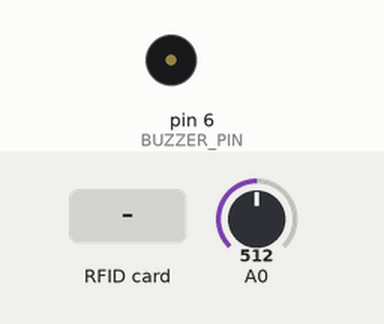
A sketch run on a simulated Arduino Nano, built with avr-gcc and run on an emulated ATmega328P. On the bench: buzzer (waves = sounding). The inputs (shaded band) are chosen by the test bench; at power-on: A0 = 512. Random numbers use the default seed unless the sketch sets one; EEPROM starts erased; no radio packets arrive unless stated; what the sketch prints to the serial monitor is not drawn.

Above: at 1.3 s.
1.4 s: RFID card 5E 7A 19 C4 held to the reader
At 1.69 s:
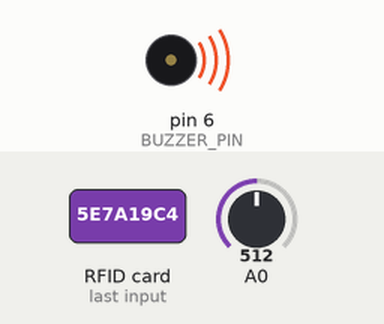
Timing chart, 0 to 4.4 s (numbered marks = the images above; inputs shaded):
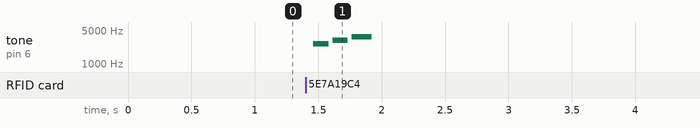

Measured:
- after the input at 1.4 s, tone on pin 6 (BUZZER_PIN): plays 2600 Hz for 0.12 s, 3100 Hz for 0.12 s, 3600 Hz for 0.16 s, starting after 0.06 s

The sketch:

rfid_reader.ino
```cpp
#include <Arduino.h>
#include <Wire.h>
#include <SPI.h>
#include <LoRa.h>
#include <Adafruit_PN532.h>
#include <EEPROM.h>

/* ===================== Unique ID (SCANNER_CODE) ===================== */
// Allowed characters: digits, uppercase letters, underscore
static const char kCharset[] = "0123456789ABCDEFGHIJKLMNOPQRSTUVWXYZ_";
static const uint8_t ID_LENGTH = 16;            // adjust length if you want
static const uint16_t EEPROM_MARK_ADDR = 0;     // 1 byte marker
static const uint16_t EEPROM_LEN_ADDR  = 1;     // 1 byte length
static const uint16_t EEPROM_ID_ADDR   = 2;     // ID bytes start here
static const uint8_t EEPROM_MARKER     = 0xA7;  // "has ID" marker

char SCANNER_CODE[ID_LENGTH + 1];               // global scanner code buffer

// Better entropy for Nano: sample A0 multiple times
static uint32_t readEntropy32() {
  uint32_t v = 0;
  for (int i = 0; i < 32; i++) {
    v <<= 1;
    v |= (analogRead(A0) & 0x01);
    delay(1);
  }
  return v ^ micros();
}

static void seedRng() {
  // Make sure A0 is floating or add a high impedance noise source
  randomSeed(readEntropy32());
}

static void generateId(char* out, uint8_t n) {
  for (uint8_t i = 0; i < n; i++) {
    int r = random(sizeof(kCharset) - 1); // exclude null terminator
    out[i] = kCharset[r];
  }
  out[n] = '\0';
}

static void saveIdToEeprom(const char* id, uint8_t n) {
  EEPROM.write(EEPROM_MARK_ADDR, EEPROM_MARKER);
  EEPROM.write(EEPROM_LEN_ADDR, n);
  for (uint8_t i = 0; i < n; i++) {
    EEPROM.write(EEPROM_ID_ADDR + i, id[i]);
  }
}

static bool loadIdFromEeprom(char* out, uint8_t n_expected) {
  if (EEPROM.read(EEPROM_MARK_ADDR) != EEPROM_MARKER) return false;
  uint8_t n = EEPROM.read(EEPROM_LEN_ADDR);
  if (n != n_expected) return false; // length mismatch -> regenerate
  for (uint8_t i = 0; i < n; i++) {
    out[i] = (char)EEPROM.read(EEPROM_ID_ADDR + i);
    // quick sanity check: must be in charset (skip strict check to save cycles)
  }
  out[n] = '\0';
  return true;
}

static void getOrCreateScannerCode(char* out, uint8_t n) {
  if (!loadIdFromEeprom(out, n)) {
    seedRng();
    generateId(out, n);
    saveIdToEeprom(out, n);
  }
}

/* ===================== LoRa wiring (Arduino Nano) ===================== */
// HW SPI: SCK=D13, MISO=D12, MOSI=D11
#define LORA_CS    10
#define LORA_RST    9
#define LORA_DIO0   2

/* ===================== PN532 (I2C) wiring ===================== */
// A4 = SDA, A5 = SCL
#define PN532_IRQ  -1      // polling; no IRQ pin
#define PN532_RST   3      // PN532 RSTO/RST -> D3
Adafruit_PN532 nfc(PN532_IRQ, PN532_RST, &Wire);

/* ===================== Buzzer ===================== */
// Passive buzzer (piezo) -> use tone(); Active buzzer -> drive HIGH/LOW
#define BUZZER_PIN       6
#define PASSIVE_BUZZER   1   // 1 = passive (tone), 0 = active (on/off)

// Louder pattern settings (you can tweak)
#define BUZZ_OK_CHIRP1_FREQ  2600
#define BUZZ_OK_CHIRP2_FREQ  3100
#define BUZZ_OK_CHIRP3_FREQ  3600
#define BUZZ_OK_CHIRP_MS     120   // each chirp duration
#define BUZZ_OK_GAP_MS        30

#define BUZZ_ERR_FREQ        1400
#define BUZZ_ERR_PULSE_MS      90
#define BUZZ_ERR_GAP_MS        70
#define BUZZ_ERR_REPEAT         3  // triple-beep error (more noticeable)

/* ===================== LoRa radio settings ===================== */
#define LORA_FREQ       433E6
#define LORA_BW         125E3
#define LORA_SF         7
#define LORA_CR         5
#define LORA_TX_POWER   17
#define LORA_SYNC_WORD  0x42   // all nodes must match

/* ===================== Addressing ===================== */
#define NET_ID     0xA1
#define MY_ID      0x01       // this sender
#define DEST_ID    0x02       // target receiver
#define BROADCAST  0xFF

/* ===================== Header ===================== */
struct __attribute__((packed)) MsgHdr {
  uint8_t net, dst, src, seq, len;
};
static uint8_t g_seq = 0;

/* ===================== Helpers ===================== */
static inline String hex2(uint8_t b){ char buf[3]; sprintf(buf, "%02X", b); return String(buf); }

bool sendTo(uint8_t destId, const uint8_t* data, uint8_t len) {
  MsgHdr h{ NET_ID, destId, MY_ID, g_seq++, len };
  if (!LoRa.beginPacket()) return false;
  LoRa.write((uint8_t*)&h, sizeof(h));
  LoRa.write(data, len);
  LoRa.endPacket();  // blocking send
  return true;
}

/* ===================== Buzzer patterns (louder) ===================== */
void buzz_on() {
#if PASSIVE_BUZZER
  // tone() will be called with specific frequencies below
#else
  digitalWrite(BUZZER_PIN, HIGH);
#endif
}
void buzz_off() {
#if PASSIVE_BUZZER
  noTone(BUZZER_PIN);
#else
  digitalWrite(BUZZER_PIN, LOW);
#endif
}

void buzz_ok_loud() {
#if PASSIVE_BUZZER
  // 3-chirp sweep across the typical piezo resonance band for perceived loudness
  tone(BUZZER_PIN, BUZZ_OK_CHIRP1_FREQ, BUZZ_OK_CHIRP_MS);
  delay(BUZZ_OK_CHIRP_MS + BUZZ_OK_GAP_MS);
  tone(BUZZER_PIN, BUZZ_OK_CHIRP2_FREQ, BUZZ_OK_CHIRP_MS);
  delay(BUZZ_OK_CHIRP_MS + BUZZ_OK_GAP_MS);
  tone(BUZZER_PIN, BUZZ_OK_CHIRP3_FREQ, BUZZ_OK_CHIRP_MS + 40);  // slightly longer final chirp
  delay(BUZZ_OK_CHIRP_MS + 40);
  noTone(BUZZER_PIN);
#else
  // Active buzzer: longer ON time and repeat for higher perceived loudness
  for (int i = 0; i < 2; i++) {
    digitalWrite(BUZZER_PIN, HIGH);
    delay(180);
    digitalWrite(BUZZER_PIN, LOW);
    delay(60);
  }
#endif
}

void buzz_error_loud() {
#if PASSIVE_BUZZER
  for (int i = 0; i < BUZZ_ERR_REPEAT; i++) {
    tone(BUZZER_PIN, BUZZ_ERR_FREQ, BUZZ_ERR_PULSE_MS);
    delay(BUZZ_ERR_PULSE_MS + BUZZ_ERR_GAP_MS);
  }
  noTone(BUZZER_PIN);
#else
  for (int i = 0; i < BUZZ_ERR_REPEAT; i++) {
    digitalWrite(BUZZER_PIN, HIGH); delay(BUZZ_ERR_PULSE_MS);
    digitalWrite(BUZZER_PIN, LOW);  delay(BUZZ_ERR_GAP_MS);
  }
#endif
}

/* ===================== Setup ===================== */
void setup() {
  Serial.begin(115200);
  while (!Serial) {}

  // Initialize / get persistent unique SCANNER_CODE
  getOrCreateScannerCode(SCANNER_CODE, ID_LENGTH);
  Serial.print(F("SCANNER_CODE: "));
  Serial.println(SCANNER_CODE);

  pinMode(BUZZER_PIN, OUTPUT);
#if !PASSIVE_BUZZER
  digitalWrite(BUZZER_PIN, LOW);
#endif

  // --- LoRa ---
  SPI.begin();
  LoRa.setPins(LORA_CS, LORA_RST, LORA_DIO0);
  if (!LoRa.begin(LORA_FREQ)) {
    Serial.println(F("LoRa init failed!"));
    buzz_error_loud();
    while (true) {}
  }
  LoRa.setSyncWord(LORA_SYNC_WORD);
  LoRa.setSignalBandwidth(LORA_BW);
  LoRa.setSpreadingFactor(LORA_SF);
  LoRa.setCodingRate4(LORA_CR);
  LoRa.setTxPower(LORA_TX_POWER);
  Serial.println(F("✅ LoRa Initialized"));

  // --- PN532 (I2C) ---
  Wire.begin();
  delay(10);
  nfc.begin();
  delay(10);
  uint32_t versiondata = nfc.getFirmwareVersion();
  if (!versiondata) {
    Serial.println(F("Didn't find PN532 board"));
    buzz_error_loud();
    while (true) {}
  }
  nfc.SAMConfig();
  Serial.println(F("✅ PN532 Ready"));
}

/* ===================== Main loop ===================== */
void loop() {
  uint8_t uid[7]; uint8_t uidLength;
  if (nfc.readPassiveTargetID(PN532_MIFARE_ISO14443A, uid, &uidLength)) {
    // Build UID hex
    String uidHex; uidHex.reserve(uidLength * 2);
    for (uint8_t i = 0; i < uidLength; i++) uidHex += hex2(uid[i]);

    // CSV payload: <SCANNER_CODE>,<UIDHEX>
    String payload = String(SCANNER_CODE) + "," + uidHex;

    Serial.print(F("TX -> DST 0x")); Serial.print(DEST_ID, HEX);
    Serial.print(F(" : "));         Serial.println(payload);

    bool ok = sendTo(DEST_ID, (const uint8_t*)payload.c_str(), (uint8_t)payload.length());
    if (ok) buzz_ok_loud(); else buzz_error_loud();

    delay(500); // cooldown
  } else {
    delay(20);
  }
}
```
